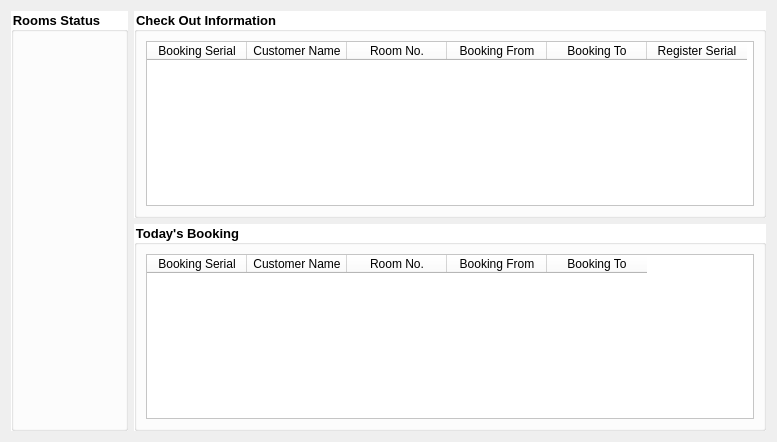
<?xml version="1.0" encoding="UTF-8"?>
<ui version="4.0">
 <class>Home</class>
 <widget class="QWidget" name="Home">
  <property name="geometry">
   <rect>
    <x>0</x>
    <y>0</y>
    <width>777</width>
    <height>442</height>
   </rect>
  </property>
  <property name="windowTitle">
   <string>Form</string>
  </property>
  <layout class="QHBoxLayout" name="horizontalLayout">
   <item>
    <widget class="QGroupBox" name="groupBox">
     <property name="font">
      <font>
       <pointsize>10</pointsize>
       <weight>75</weight>
       <bold>true</bold>
      </font>
     </property>
     <property name="styleSheet">
      <string notr="true">background:#fff</string>
     </property>
     <property name="title">
      <string>Rooms Status</string>
     </property>
     <layout class="QGridLayout" name="gridLayout_3">
      <item row="0" column="0">
       <layout class="QGridLayout" name="gridLayout_2"/>
      </item>
     </layout>
    </widget>
   </item>
   <item>
    <layout class="QGridLayout" name="gridLayout">
     <item row="1" column="0">
      <widget class="QGroupBox" name="groupBox_3">
       <property name="minimumSize">
        <size>
         <width>0</width>
         <height>100</height>
        </size>
       </property>
       <property name="font">
        <font>
         <pointsize>10</pointsize>
         <weight>75</weight>
         <bold>true</bold>
        </font>
       </property>
       <property name="styleSheet">
        <string notr="true">background:#fff</string>
       </property>
       <property name="title">
        <string>Today's Booking</string>
       </property>
       <layout class="QVBoxLayout" name="verticalLayout_2">
        <item>
         <widget class="QTableWidget" name="todaysBooking">
          <property name="font">
           <font>
            <pointsize>9</pointsize>
            <weight>50</weight>
            <bold>false</bold>
           </font>
          </property>
          <property name="editTriggers">
           <set>QAbstractItemView::NoEditTriggers</set>
          </property>
          <property name="selectionMode">
           <enum>QAbstractItemView::SingleSelection</enum>
          </property>
          <property name="selectionBehavior">
           <enum>QAbstractItemView::SelectRows</enum>
          </property>
          <column>
           <property name="text">
            <string>Booking Serial</string>
           </property>
          </column>
          <column>
           <property name="text">
            <string>Customer Name</string>
           </property>
          </column>
          <column>
           <property name="text">
            <string>Room No.</string>
           </property>
          </column>
          <column>
           <property name="text">
            <string>Booking From</string>
           </property>
          </column>
          <column>
           <property name="text">
            <string>Booking To</string>
           </property>
          </column>
         </widget>
        </item>
       </layout>
      </widget>
     </item>
     <item row="0" column="0">
      <widget class="QGroupBox" name="groupBox_2">
       <property name="font">
        <font>
         <pointsize>10</pointsize>
         <weight>75</weight>
         <bold>true</bold>
        </font>
       </property>
       <property name="styleSheet">
        <string notr="true">background:#fff</string>
       </property>
       <property name="title">
        <string>Check Out Information</string>
       </property>
       <layout class="QVBoxLayout" name="verticalLayout">
        <item>
         <widget class="QTableWidget" name="checkOutTable">
          <property name="editTriggers">
           <set>QAbstractItemView::NoEditTriggers</set>
          </property>
          <property name="selectionMode">
           <enum>QAbstractItemView::SingleSelection</enum>
          </property>
          <property name="selectionBehavior">
           <enum>QAbstractItemView::SelectRows</enum>
          </property>
          <column>
           <property name="text">
            <string>Booking Serial</string>
           </property>
          </column>
          <column>
           <property name="text">
            <string>Customer Name</string>
           </property>
          </column>
          <column>
           <property name="text">
            <string>Room No.</string>
           </property>
          </column>
          <column>
           <property name="text">
            <string>Booking From</string>
           </property>
          </column>
          <column>
           <property name="text">
            <string>Booking To</string>
           </property>
          </column>
          <column>
           <property name="text">
            <string>Register Serial</string>
           </property>
          </column>
         </widget>
        </item>
       </layout>
      </widget>
     </item>
    </layout>
   </item>
  </layout>
 </widget>
 <resources/>
 <connections/>
</ui>
